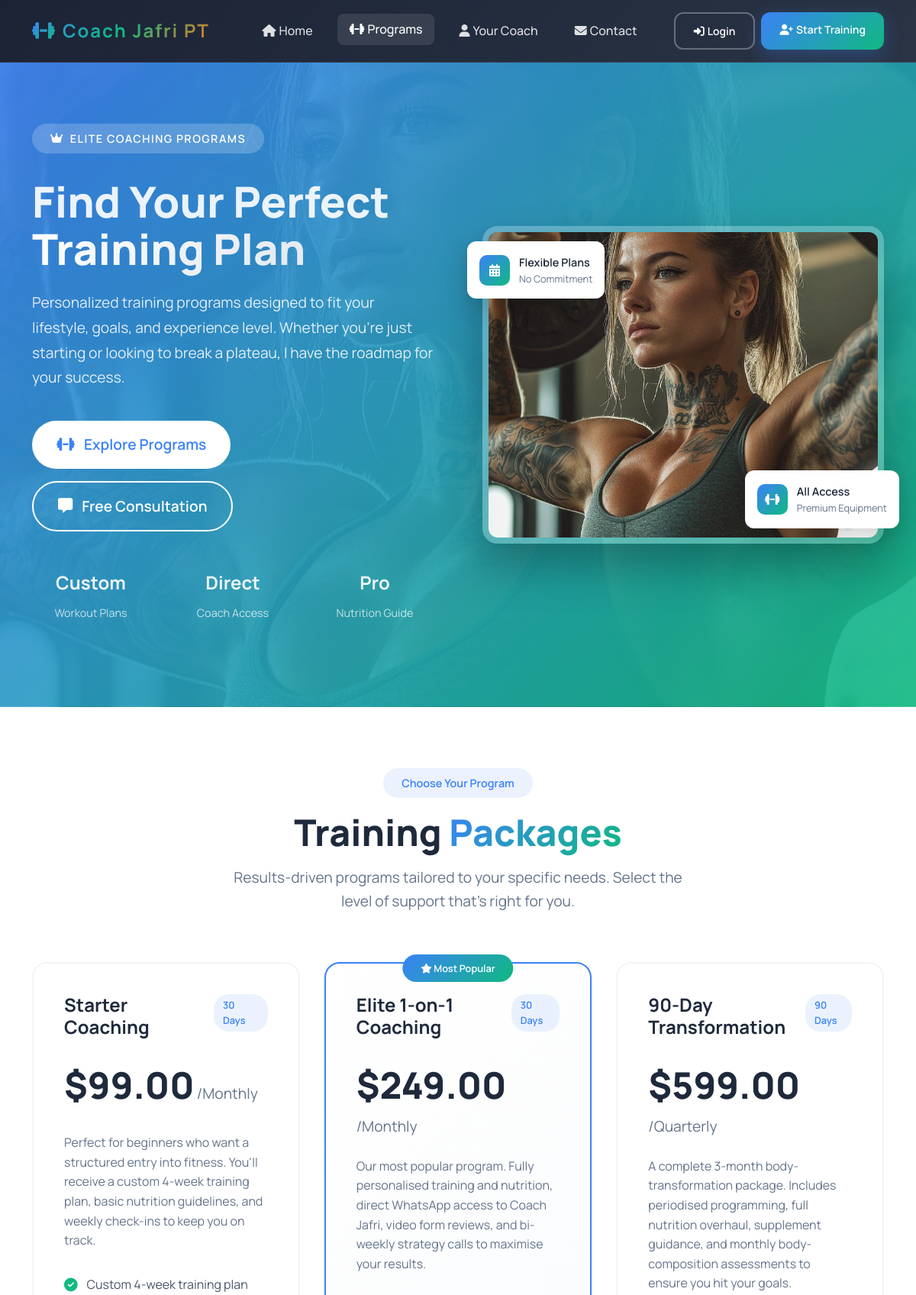
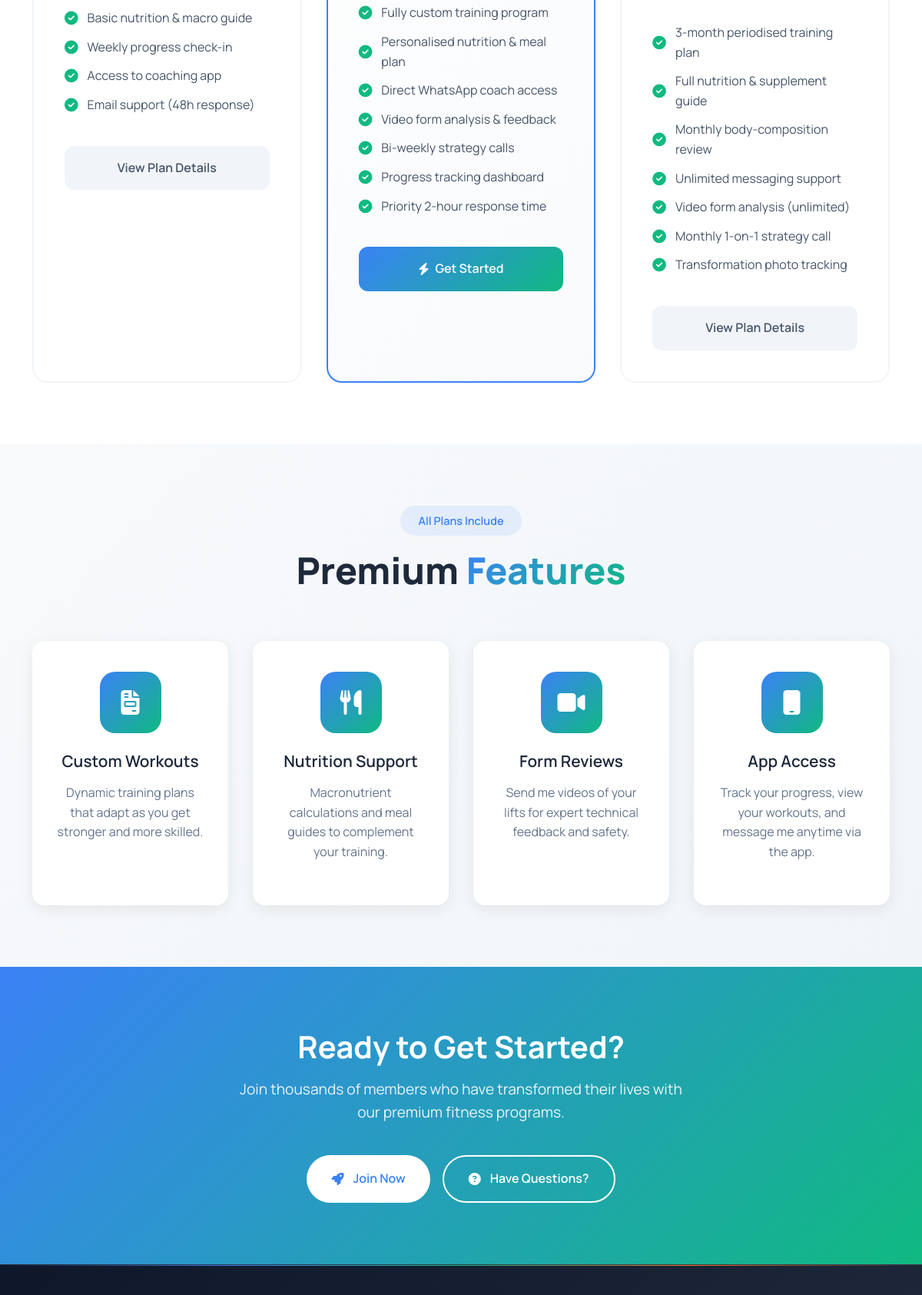
The app's page /memberships/ (upper part) with its own data (2 pictures, top to bottom).
### memberships/models.py (models this page shows, shortened)
class MembershipPlan(models.Model):
    BILLING_CYCLE_CHOICES = [
        ("monthly", "Monthly"),
        ("quarterly", "Quarterly"),
        ("yearly", "Yearly"),
    ]
    name = models.CharField(max_length=100)
    slug = models.SlugField(unique=True)
    description = models.TextField(blank=True)
    price = models.DecimalField(max_digits=8, decimal_places=2)
    duration_days = models.PositiveIntegerField(default=30)
    billing_cycle = models.CharField(
        max_length=20, choices=BILLING_CYCLE_CHOICES, default="monthly"
    )
    is_active = models.BooleanField(default=True)
    featured = models.BooleanField(default=False)
    class Meta:
        ordering = ["price"]

class MembershipBenefit(models.Model):
    plan = models.ForeignKey(
        MembershipPlan, related_name="benefits", on_delete=models.CASCADE
    )
    text = models.CharField(max_length=255)
    highlight = models.BooleanField(default=False)

### memberships/views.py (the view)
# urls.py: path("", views.MembershipPlanListView.as_view(), name="plan_list"),
class MembershipPlanListView(ListView):
    template_name = "memberships/plan_list.html"
    queryset = MembershipPlan.objects.filter(is_active=True)
    context_object_name = "plans"

### core/context_processors.py (called while the page is built)
def site_settings(_request):
    return {
        "SITE_NAME": settings.SITE_NAME,
        "SITE_TAGLINE": settings.SITE_TAGLINE,
        "STRIPE_PUBLISHABLE_KEY": settings.STRIPE_PUBLISHABLE_KEY,
    }

### templates/memberships/plan_list.html (shortened to what this page needs)
{% extends "base.html" %}
{% load static %}
{% block content %}
<section class="memberships-hero">
  <div class="container">
    <div class="hero-content">
      <div class="hero-text">
        <div class="hero-badge">
          <i class="fas fa-crown"></i>
          Elite Coaching Programs
        </div>
        <h1>Find Your Perfect <span>Training Plan</span></h1>
        <p class="hero-description">Personalized training programs designed to fit your lifestyle, goals, and experience level. Whether you're just starting or looking to break a plateau, I have the roadmap for your success.</p>
        <div class="hero-actions">
          <a href="#membership-plans" class="cta-button primary">
            <i class="fas fa-dumbbell"></i>
            Explore Programs
          </a>
          <a href="{% url 'core:contact' %}" class="cta-button secondary">
            <i class="fas fa-comment-alt"></i>
            Free Consultation
          </a>
        </div>
        <div class="hero-stats">
          <div class="stat">
            <div class="stat-number">Custom</div>
            <div class="stat-label">Workout Plans</div>
          </div>
          <div class="stat">
            <div class="stat-number">Direct</div>
            <div class="stat-label">Coach Access</div>
          </div>
          <div class="stat">
            <div class="stat-number">Pro</div>
            <div class="stat-label">Nutrition Guide</div>
          </div>
        </div>
      </div>
      <div class="hero-visual">
        <div class="main-image">
          <img src="{% static 'img/jafrifit-hero.jpg' %}" alt="Premium gym facilities at {{ SITE_NAME }}">
        </div>
        <div class="floating-card equipment">
          <div class="card-icon">
            <i class="fas fa-calendar-alt"></i>
          </div>
          <div class="card-text">
            <div class="card-title">Flexible Plans</div>
            <div class="card-subtitle">No Commitment</div>
          </div>
        </div>
        <div class="floating-card classes">
          <div class="card-icon">
            <i class="fas fa-dumbbell"></i>
          </div>
          <div class="card-text">
            <div class="card-title">All Access</div>
            <div class="card-subtitle">Premium Equipment</div>
          </div>
        </div>
      </div>
    </div>
  </div>
</section>
<section id="membership-plans" class="plans-section">
  <div class="container">
    <div class="section-header">
      <div class="section-badge">Choose Your Program</div>
      <h2>Training <span>Packages</span></h2>
      <p class="section-description">Results-driven programs tailored to your specific needs. Select the level of support that's right for you.</p>
    </div>
    <div class="plans-grid">
      {% for plan in plans %}
      <div class="plan-card {% if plan.featured %}featured{% endif %}">
        {% if plan.featured %}
        <div class="popular-badge">
          <i class="fas fa-star"></i>
          Most Popular
        </div>
        {% endif %}
        <div class="plan-header">
          <h3>{{ plan.name }}</h3>
          <div class="duration-badge">{{ plan.duration_days }} Days</div>
        </div>
        <div class="plan-price">
          <span class="price">${{ plan.price }}</span>
          <span class="period">/{{ plan.get_billing_cycle_display }}</span>
        </div>
        <p class="plan-description">{{ plan.description|default:"Perfect for building strength and endurance." }}</p>
        <div class="plan-benefits">
          {% for benefit in plan.benefits.all %}
          <div class="benefit">
            <i class="fas fa-check-circle"></i>
            <span>{{ benefit.text }}</span>
          </div>
          {% endfor %}
        </div>
        <a href="{% url 'memberships:plan_detail' plan.slug %}" class="plan-button {% if plan.featured %}primary{% else %}secondary{% endif %}">
          {% if plan.featured %}
          <i class="fas fa-bolt"></i>
          Get Started
          {% else %}
          View Plan Details
          {% endif %}
        </a>
      </div>
      {% empty %}
      <div class="no-plans">
        <i class="fas fa-info-circle"></i>
        <h3>Plans Coming Soon!</h3>
        <p>We're preparing amazing membership plans for you. Check back soon!</p>
      </div>
      {% endfor %}
    </div>
  </div>
</section>
<section class="features-section">
  <div class="container">
    <div class="section-header">
      <div class="section-badge">All Plans Include</div>
      <h2>Premium <span>Features</span></h2>
    </div>
    <div class="features-grid">
      <div class="feature-card">
        <div class="feature-icon">
          <i class="fas fa-file-invoice"></i>
        </div>
        <h3>Custom Workouts</h3>
        <p>Dynamic training plans that adapt as you get stronger and more skilled.</p>
      </div>
      <div class="feature-card">
        <div class="feature-icon">
          <i class="fas fa-utensils"></i>
        </div>
        <h3>Nutrition Support</h3>
        <p>Macronutrient calculations and meal guides to complement your training.</p>
      </div>
      <div class="feature-card">
        <div class="feature-icon">
          <i class="fas fa-video"></i>
        </div>
        <h3>Form Reviews</h3>
        <p>Send me videos of your lifts for expert technical feedback and safety.</p>
      </div>
      <div class="feature-card">
        <div class="feature-icon">
          <i class="fas fa-mobile"></i>
        </div>
        <h3>App Access</h3>
        <p>Track your progress, view your workouts, and message me anytime via the app.</p>
      </div>
    </div>
  </div>
</section>
<section class="final-cta">
  <div class="container">
    <div class="cta-content">
      <h2>Ready to Get Started?</h2>
      <p>Join thousands of members who have transformed their lives with our premium fitness programs.</p>
      <div class="cta-actions">
        <a href="{% url 'accounts:register' %}" class="cta-button primary">
          <i class="fas fa-rocket"></i>
          Join Now
        </a>
        <a href="{% url 'core:contact' %}" class="cta-button secondary">
          <i class="fas fa-question-circle"></i>
          Have Questions?
        </a>
      </div>
    </div>
  </div>
</section>
{% endblock content %}

### static/css/gymfit.css (style rules this page uses)
:root { --color-surface: #ffffff; --color-surface-muted: #f8fafc; --color-surface-dark: #0f172a; --color-text-primary: #0f172a; --color-text-secondary: #475569; --color-text-muted: #64748b; --color-text-light: #94a3b8; --color-primary: #2563eb; --color-primary-dark: #1d4ed8; --color-primary-light: #3b82f6; --color-accent: #10b981; --color-accent-dark: #059669; --color-warm: #f97316; --color-warm-dark: #ea580c; --gradient-brand: linear-gradient(135deg, #2563eb 0%, #10b981 50%, #f97316 100%); --gradient-subtle: linear-gradient(135deg, rgba(37, 99, 235, 0.1) 0%, rgba(16, 185, 129, 0.1) 50%, rgba(249, 115, 22, 0.1) 100%); }
body { font-family: "Manrope", "Poppins", "Helvetica Neue", Arial, sans-serif; color: var(--color-text-primary); background-color: #f8fafc; line-height: 1.6; }
.hero-badge { background: rgba(255, 255, 255, 0.2); border-radius: 100px; padding: 0.5rem 1.5rem; font-size: 0.75rem; font-weight: 600; text-transform: uppercase; letter-spacing: 0.1em; color: #ffffff; display: inline-block; margin-bottom: 1.5rem; }
.hero-text { font-size: 1.2rem; color: rgba(255, 255, 255, 0.9); max-width: 36rem; margin-bottom: 2rem; }

### records on screen
MembershipPlan: name "Starter Coaching", duration_days "30", price "99.00", billing_cycle "Monthly", description "Perfect for beginners who want a structured entry into fitness. You'll receive a custom 4-week training plan, basic nutrition guidelines, and weekly check-ins to keep you on track.", featured "View Plan Details"
MembershipBenefit: text "Custom 4-week training plan"
MembershipBenefit: text "Basic nutrition & macro guide"
MembershipBenefit: text "Weekly progress check-in"
MembershipBenefit: text "Access to coaching app"
MembershipBenefit: text "Email support (48h response)"
MembershipPlan: featured True (drawn), name "Elite 1-on-1 Coaching", duration_days "30", price "249.00", billing_cycle "Monthly", description "Our most popular program. Fully personalised training and nutrition, direct WhatsApp access to Coach Jafri, video form reviews, and bi-weekly strategy calls to maximise your results."
MembershipBenefit: text "Fully custom training program"
MembershipBenefit: text "Personalised nutrition & meal plan"
MembershipBenefit: text "Direct WhatsApp coach access"
MembershipBenefit: text "Video form analysis & feedback"
MembershipBenefit: text "Bi-weekly strategy calls"
MembershipBenefit: text "Progress tracking dashboard"
MembershipBenefit: text "Priority 2-hour response time"
MembershipPlan: name "90-Day Transformation", duration_days "90", price "599.00", billing_cycle "Quarterly", description "A complete 3-month body-transformation package. Includes periodised programming, full nutrition overhaul, supplement guidance, and monthly body-composition assessments to ensure you hit your goals.", featured "View Plan Details"
MembershipBenefit: text "3-month periodised training plan"
MembershipBenefit: text "Full nutrition & supplement guide"
MembershipBenefit: text "Monthly body-composition review"
MembershipBenefit: text "Unlimited messaging support"
MembershipBenefit: text "Video form analysis (unlimited)"
MembershipBenefit: text "Monthly 1-on-1 strategy call"
MembershipBenefit: text "Transformation photo tracking"

### other values on screen
{{ SITE_NAME }} "Coach Jafri PT"
